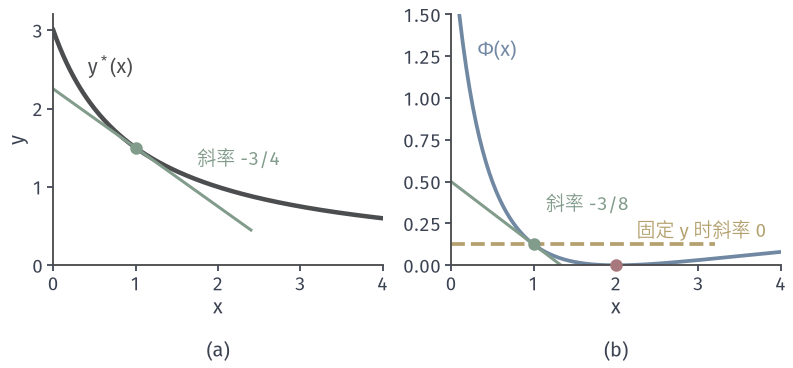

Source code (Python):
from pathlib import Path
import sys
sys.path.insert(0, str(Path(__file__).resolve().parents[1]/"bilevel-common"))
from bilevel_core import *
fig, axs = figure(width_mm=112, height_mm=52, ncols=2)
x = np.linspace(0,4,200)
ax = axs[0]
ax.plot(x,ystar(x),color=ACTIVE,lw=1.8)
t=np.linspace(0,2.4,10); ax.plot(t,1.5-.75*(t-1),color=GREEN,lw=1.2)
ax.plot([1],[1.5],'o',color=GREEN,ms=4,zorder=6)
ax.text(1.75,1.28,'斜率 -3/4',color=GREEN,fontsize=7.5); ax.text(.42,2.45,r'$y^*(x)$',color=ACTIVE)
clean(ax,(0,4),(0,3.2),'$x$','$y$'); tag(ax,'(a)',-.3)
ax = axs[1]
ax.plot(x,Phi(x),color=BLUE,lw=1.5)
t=np.linspace(0,2.1,10); ax.plot(t,.125-.375*(t-1),color=GREEN,lw=1.2)
ax.plot([0,3.2],[.125,.125],color=YELLOW,lw=1.5,ls='--')
ax.plot([1],[.125],'o',color=GREEN,ms=4,zorder=6); ax.plot([2],[0],'o',color=RED,ms=4,zorder=6,clip_on=False)
ax.text(1.15,.33,'斜率 -3/8',color=GREEN,fontsize=7.5); ax.text(2.25,.17,'固定 y 时斜率 0',color=YELLOW,fontsize=7.5)
ax.text(.32,1.25,r'$\Phi(x)$',color=BLUE)
clean(ax,(0,4),(0,1.5),'$x$',None); tag(ax,'(b)',-.3)
save(fig, Path(__file__).resolve().parent, 'figure', {'x':1})
